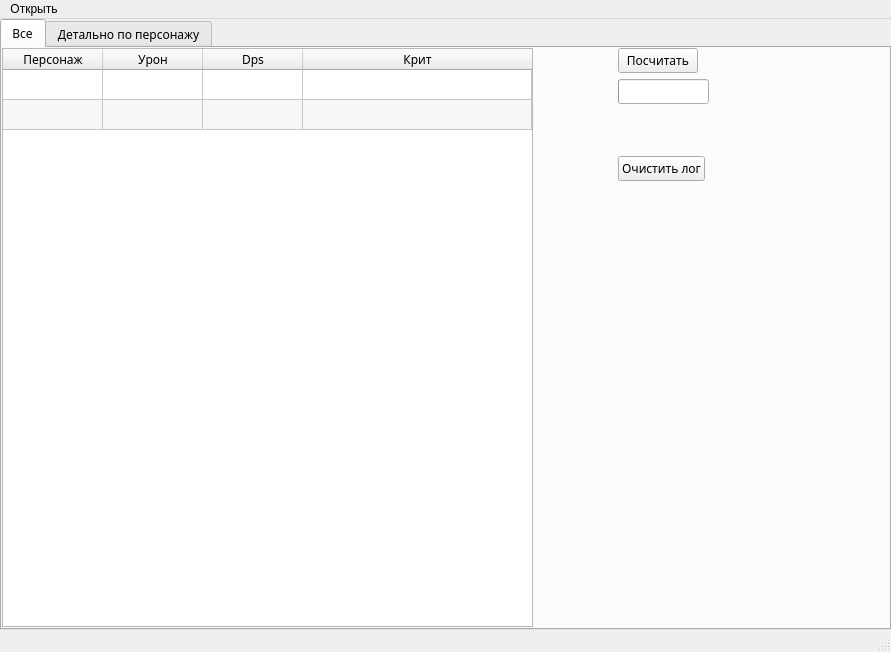
<?xml version="1.0" encoding="UTF-8"?>
<ui version="4.0">
 <class>MainWindow</class>
 <widget class="QMainWindow" name="MainWindow">
  <property name="geometry">
   <rect>
    <x>0</x>
    <y>0</y>
    <width>891</width>
    <height>652</height>
   </rect>
  </property>
  <property name="windowTitle">
   <string>MainWindow</string>
  </property>
  <widget class="QWidget" name="centralwidget">
   <property name="font">
    <font>
     <family>Ubuntu Mono</family>
     <weight>50</weight>
     <italic>false</italic>
     <bold>false</bold>
    </font>
   </property>
   <widget class="QTabWidget" name="tabWidget">
    <property name="geometry">
     <rect>
      <x>0</x>
      <y>0</y>
      <width>891</width>
      <height>611</height>
     </rect>
    </property>
    <property name="currentIndex">
     <number>0</number>
    </property>
    <widget class="QWidget" name="tab_1">
     <attribute name="title">
      <string>Все</string>
     </attribute>
     <widget class="QWidget" name="horizontalLayoutWidget_2">
      <property name="geometry">
       <rect>
        <x>0</x>
        <y>0</y>
        <width>2</width>
        <height>2</height>
       </rect>
      </property>
      <layout class="QHBoxLayout" name="horizontalLayout_2"/>
     </widget>
     <widget class="QWidget" name="formLayoutWidget">
      <property name="geometry">
       <rect>
        <x>530</x>
        <y>0</y>
        <width>361</width>
        <height>581</height>
       </rect>
      </property>
      <layout class="QFormLayout" name="formLayout">
       <property name="sizeConstraint">
        <enum>QLayout::SetFixedSize</enum>
       </property>
       <property name="fieldGrowthPolicy">
        <enum>QFormLayout::AllNonFixedFieldsGrow</enum>
       </property>
       <item row="0" column="0">
        <spacer name="horizontalSpacer">
         <property name="orientation">
          <enum>Qt::Horizontal</enum>
         </property>
         <property name="sizeHint" stdset="0">
          <size>
           <width>80</width>
           <height>20</height>
          </size>
         </property>
        </spacer>
       </item>
       <item row="0" column="1">
        <widget class="QPushButton" name="anal_button">
         <property name="sizePolicy">
          <sizepolicy hsizetype="Fixed" vsizetype="Fixed">
           <horstretch>0</horstretch>
           <verstretch>0</verstretch>
          </sizepolicy>
         </property>
         <property name="text">
          <string>Посчитать</string>
         </property>
        </widget>
       </item>
       <item row="1" column="1">
        <widget class="QProgressBar" name="progressBar">
         <property name="enabled">
          <bool>true</bool>
         </property>
         <property name="sizePolicy">
          <sizepolicy hsizetype="Fixed" vsizetype="Fixed">
           <horstretch>0</horstretch>
           <verstretch>0</verstretch>
          </sizepolicy>
         </property>
         <property name="minimum">
          <number>0</number>
         </property>
         <property name="maximum">
          <number>1</number>
         </property>
         <property name="value">
          <number>-1</number>
         </property>
         <property name="textVisible">
          <bool>false</bool>
         </property>
        </widget>
       </item>
       <item row="2" column="1">
        <spacer name="verticalSpacer">
         <property name="orientation">
          <enum>Qt::Vertical</enum>
         </property>
         <property name="sizeHint" stdset="0">
          <size>
           <width>20</width>
           <height>40</height>
          </size>
         </property>
        </spacer>
       </item>
       <item row="3" column="1">
        <widget class="QPushButton" name="delButton">
         <property name="sizePolicy">
          <sizepolicy hsizetype="Fixed" vsizetype="Fixed">
           <horstretch>0</horstretch>
           <verstretch>0</verstretch>
          </sizepolicy>
         </property>
         <property name="text">
          <string>Очистить лог</string>
         </property>
        </widget>
       </item>
      </layout>
     </widget>
     <widget class="QTableWidget" name="tableWidget">
      <property name="geometry">
       <rect>
        <x>0</x>
        <y>0</y>
        <width>531</width>
        <height>579</height>
       </rect>
      </property>
      <property name="styleSheet">
       <string notr="true"/>
      </property>
      <property name="alternatingRowColors">
       <bool>true</bool>
      </property>
      <property name="selectionBehavior">
       <enum>QAbstractItemView::SelectRows</enum>
      </property>
      <property name="sortingEnabled">
       <bool>true</bool>
      </property>
      <attribute name="horizontalHeaderVisible">
       <bool>true</bool>
      </attribute>
      <attribute name="horizontalHeaderHighlightSections">
       <bool>true</bool>
      </attribute>
      <attribute name="horizontalHeaderStretchLastSection">
       <bool>true</bool>
      </attribute>
      <attribute name="verticalHeaderVisible">
       <bool>false</bool>
      </attribute>
      <row>
       <property name="text">
        <string>1</string>
       </property>
      </row>
      <row>
       <property name="text">
        <string>2</string>
       </property>
      </row>
      <column>
       <property name="text">
        <string>Персонаж</string>
       </property>
      </column>
      <column>
       <property name="text">
        <string>Урон</string>
       </property>
      </column>
      <column>
       <property name="text">
        <string>Dps</string>
       </property>
      </column>
      <column>
       <property name="text">
        <string>Крит</string>
       </property>
      </column>
      <item row="0" column="0">
       <property name="text">
        <string/>
       </property>
      </item>
      <item row="0" column="1">
       <property name="text">
        <string/>
       </property>
      </item>
     </widget>
    </widget>
    <widget class="QWidget" name="tab_2">
     <attribute name="title">
      <string>Детально по персонажу</string>
     </attribute>
     <widget class="QWidget" name="horizontalLayoutWidget_3">
      <property name="geometry">
       <rect>
        <x>0</x>
        <y>0</y>
        <width>891</width>
        <height>581</height>
       </rect>
      </property>
      <layout class="QHBoxLayout" name="horizontalLayout_3">
       <item>
        <widget class="QTableWidget" name="skillslist">
         <property name="font">
          <font>
           <family>Ubuntu Mono</family>
           <weight>50</weight>
           <italic>false</italic>
           <bold>false</bold>
          </font>
         </property>
         <property name="alternatingRowColors">
          <bool>true</bool>
         </property>
         <property name="sortingEnabled">
          <bool>true</bool>
         </property>
         <attribute name="horizontalHeaderVisible">
          <bool>false</bool>
         </attribute>
         <attribute name="horizontalHeaderDefaultSectionSize">
          <number>100</number>
         </attribute>
         <attribute name="horizontalHeaderShowSortIndicator" stdset="0">
          <bool>true</bool>
         </attribute>
         <attribute name="horizontalHeaderStretchLastSection">
          <bool>true</bool>
         </attribute>
         <attribute name="verticalHeaderVisible">
          <bool>false</bool>
         </attribute>
         <attribute name="verticalHeaderShowSortIndicator" stdset="0">
          <bool>false</bool>
         </attribute>
         <row>
          <property name="text">
           <string/>
          </property>
         </row>
         <column>
          <property name="text">
           <string>Умение</string>
          </property>
         </column>
         <column>
          <property name="text">
           <string>Всего урона</string>
          </property>
         </column>
         <column>
          <property name="text">
           <string>Кол-во</string>
          </property>
         </column>
         <column>
          <property name="text">
           <string>Средний урон</string>
          </property>
         </column>
        </widget>
       </item>
       <item>
        <spacer name="horizontalSpacer_5">
         <property name="orientation">
          <enum>Qt::Horizontal</enum>
         </property>
         <property name="sizeType">
          <enum>QSizePolicy::Preferred</enum>
         </property>
         <property name="sizeHint" stdset="0">
          <size>
           <width>140</width>
           <height>20</height>
          </size>
         </property>
        </spacer>
       </item>
       <item>
        <widget class="QComboBox" name="combo">
         <property name="minimumSize">
          <size>
           <width>100</width>
           <height>0</height>
          </size>
         </property>
        </widget>
       </item>
       <item>
        <spacer name="horizontalSpacer_6">
         <property name="orientation">
          <enum>Qt::Horizontal</enum>
         </property>
         <property name="sizeType">
          <enum>QSizePolicy::Fixed</enum>
         </property>
         <property name="sizeHint" stdset="0">
          <size>
           <width>40</width>
           <height>20</height>
          </size>
         </property>
        </spacer>
       </item>
      </layout>
     </widget>
    </widget>
   </widget>
  </widget>
  <widget class="QMenuBar" name="menubar">
   <property name="geometry">
    <rect>
     <x>0</x>
     <y>0</y>
     <width>891</width>
     <height>25</height>
    </rect>
   </property>
   <widget class="QMenu" name="menu">
    <property name="title">
     <string>Открыть</string>
    </property>
    <addaction name="open_file"/>
   </widget>
   <addaction name="menu"/>
  </widget>
  <widget class="QStatusBar" name="statusbar">
   <property name="toolTip">
    <string/>
   </property>
  </widget>
  <action name="open_file">
   <property name="text">
    <string>Открыть</string>
   </property>
  </action>
 </widget>
 <resources/>
 <connections/>
</ui>
